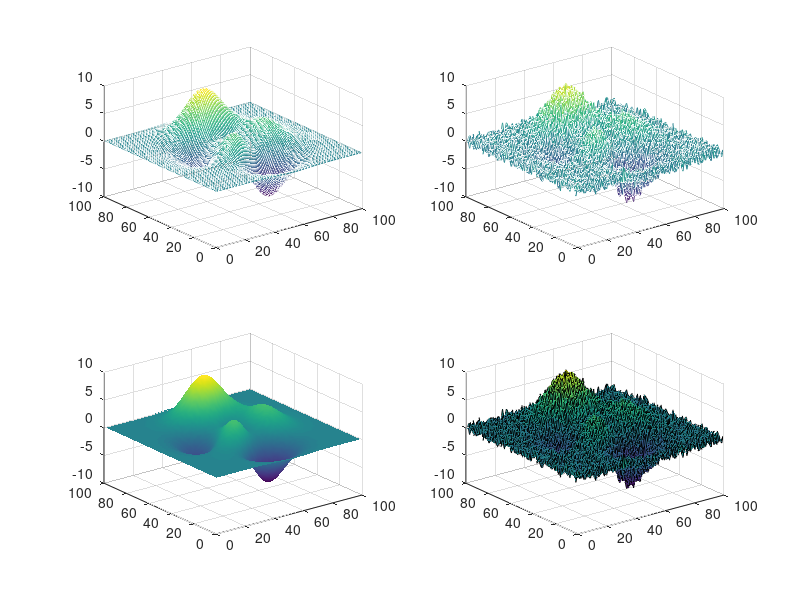

Write the MATLAB code that produced this figure. (Note: this script raises an error after producing the figure.)
x = peaks(100);
SNR = 10;
y = awgn(x, SNR, 'measured');
figure(1);
subplot(221); mesh(x); hidden off;
subplot(222); mesh(y); hidden off;
subplot(223); surf(x); shading interp;
subplot(224); surf(y); sahding interp;